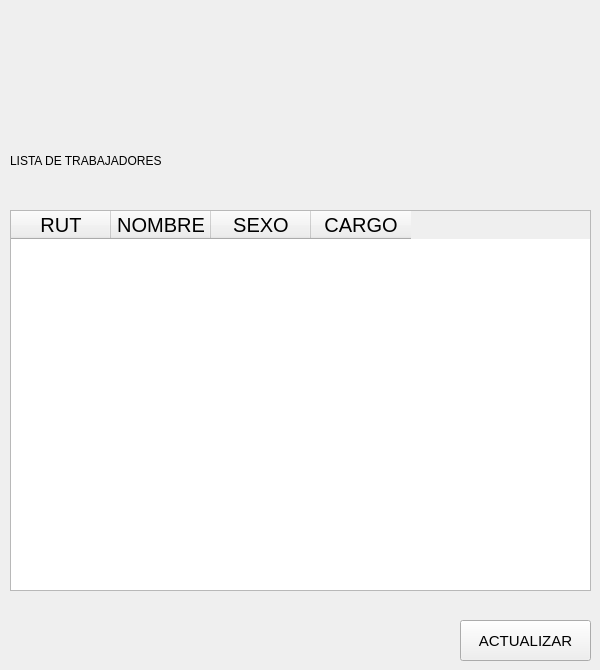
            <widget class="QWidget" name="lista">
             <widget class="QTableWidget" name="lista_trabajadores">
              <property name="geometry">
               <rect>
                <x>10</x>
                <y>210</y>
                <width>581</width>
                <height>381</height>
               </rect>
              </property>
              <property name="minimumSize">
               <size>
                <width>0</width>
                <height>0</height>
               </size>
              </property>
              <property name="styleSheet">
               <string notr="true">font-size:20px;</string>
              </property>
              <column>
               <property name="text">
                <string>RUT</string>
               </property>
              </column>
              <column>
               <property name="text">
                <string>NOMBRE</string>
               </property>
              </column>
              <column>
               <property name="text">
                <string>SEXO</string>
               </property>
              </column>
              <column>
               <property name="text">
                <string>CARGO</string>
               </property>
              </column>
             </widget>
             <widget class="QLabel" name="label_3">
              <property name="geometry">
               <rect>
                <x>10</x>
                <y>130</y>
                <width>401</width>
                <height>61</height>
               </rect>
              </property>
              <property name="text">
               <string>LISTA DE TRABAJADORES</string>
              </property>
              <property name="textFormat">
               <enum>Qt::PlainText</enum>
              </property>
              <property name="alignment">
               <set>Qt::AlignLeading|Qt::AlignLeft|Qt::AlignVCenter</set>
              </property>
             </widget>
             <widget class="QPushButton" name="btn_actualizar_3">
              <property name="geometry">
               <rect>
                <x>460</x>
                <y>620</y>
                <width>131</width>
                <height>41</height>
               </rect>
              </property>
              <property name="styleSheet">
               <string notr="true">font-size:15px;</string>
              </property>
              <property name="text">
               <string>ACTUALIZAR</string>
              </property>
             </widget>
            </widget>
